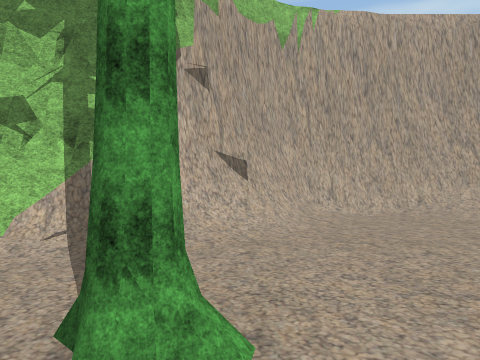
[1] (above)

21 first-person views from a walk through a 3-D level made in the Unity game engine. The camera is 1.5 m above the floor, looks level and sees 70° across. The floor is counted in squares, 2 m on a side. Each view is taken from the middle of a square. On the plan, view 1 faces up. The plan holds only what a view shows up to about 11 squares ahead; the rest is blank. The place goes on beyond the plan. The player character is not drawn. Some surface patterns are stand-ins.

[2]
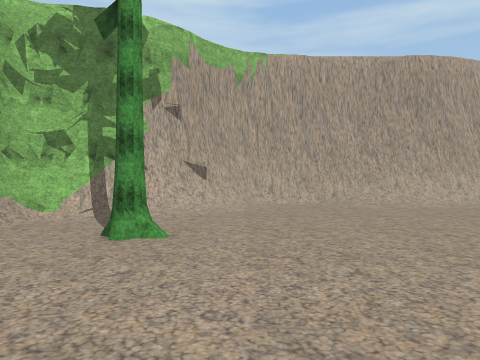

[3]
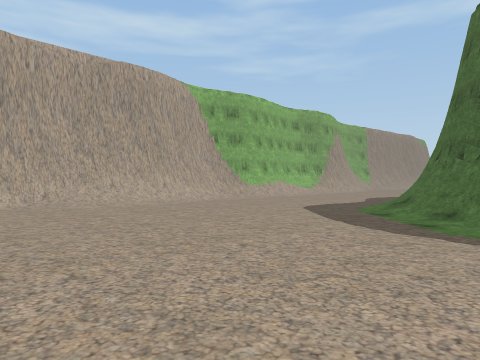

[4]
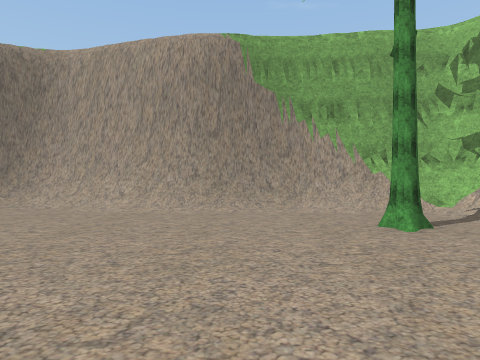

[5]
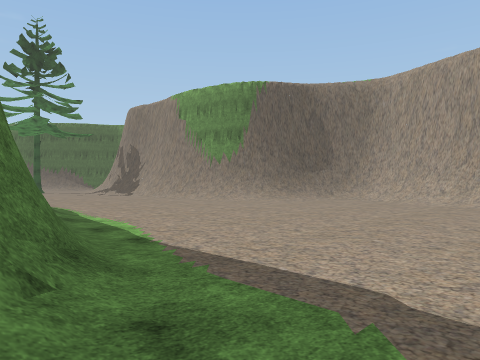

[6]
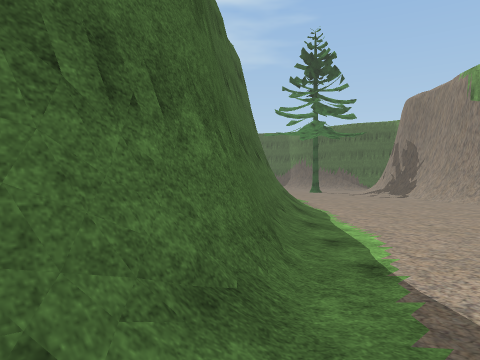

[7]
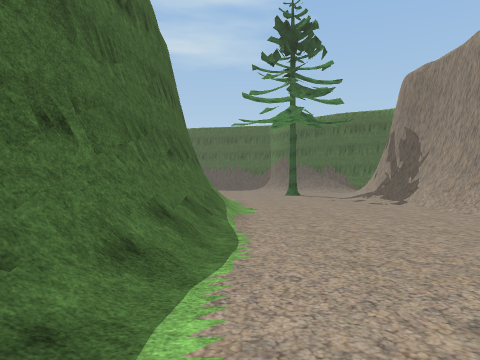

[8]
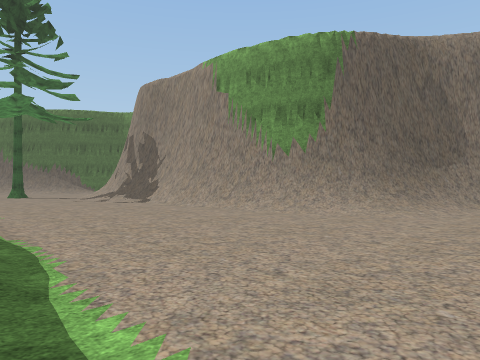

[9]
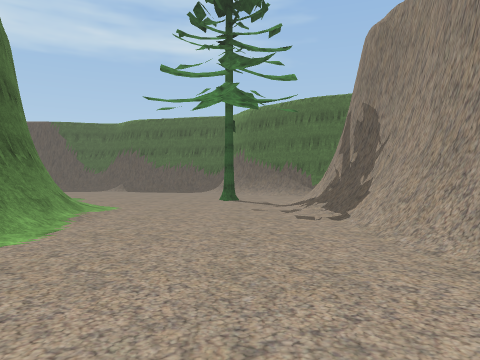

[10]
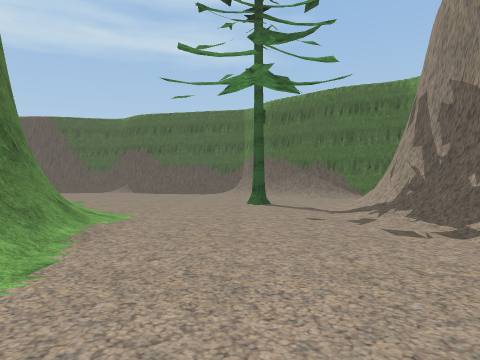

[11]
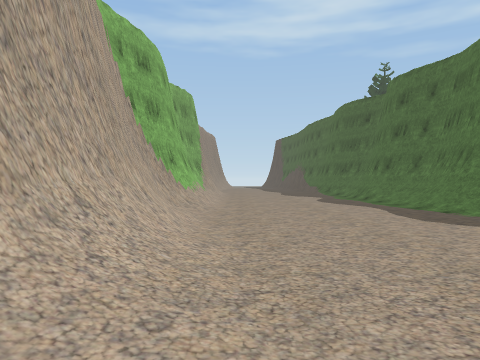

[12]
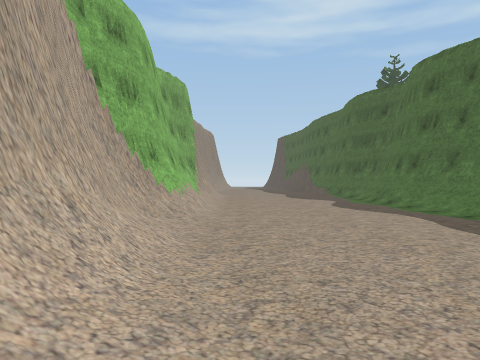

[13]
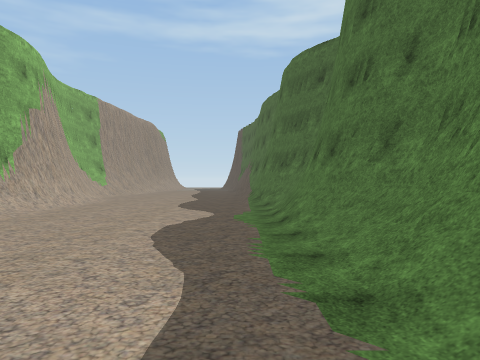

[14]
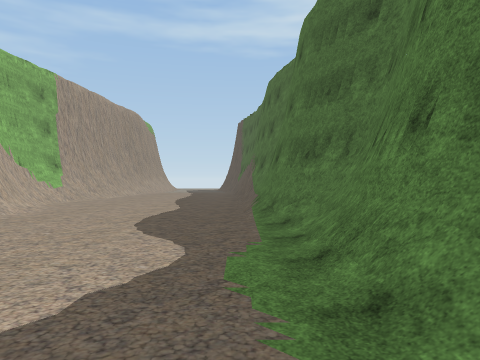

[15]
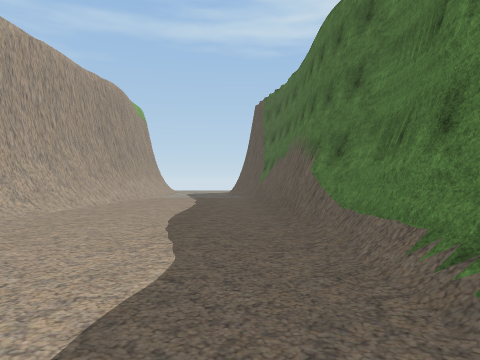

[16]
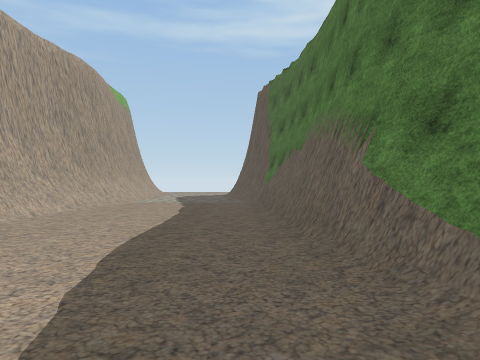

[17]
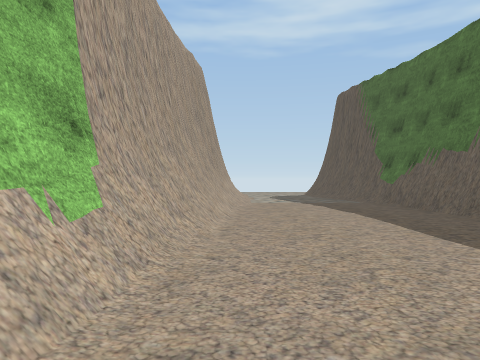

[18]
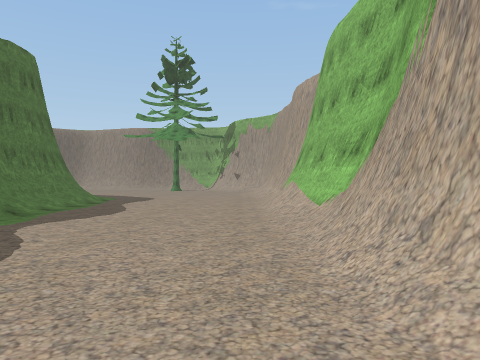

[19]
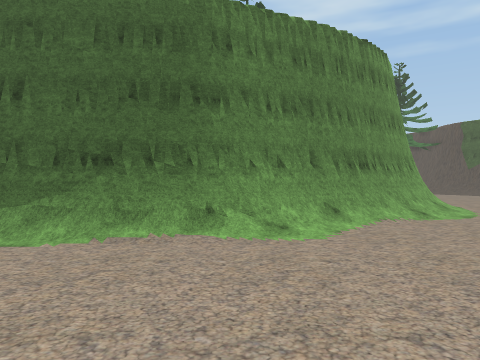

[20]
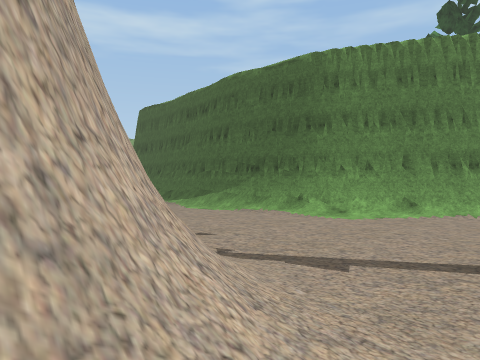

[21]
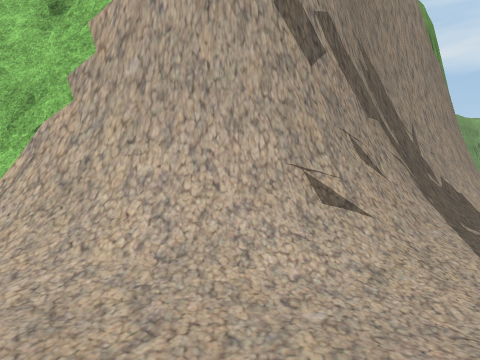

### Floor plan
Key: @ floor where view 1 was taken; # wall or solid block; . floor; / step, stairs or slope; = window, fence, low wall or low ledge; O other object.
Columns run from 5 left of view 1 to 34 right of it. Each row starts with its distance up from view 1.
  8        #################################
  7      ###///=//////=/////////.........///
  6     ###.../.............................
  5    ##/..................................
  4   ##/...................................
  3  ##.....................................
  2  #/.OO..................../////#########
  1  #/............///////##//#######
  0  #/..@........//###########
 -1  #/.........../##
 -2  #/........../##
 -3  #/........./##
 -4  #/.........##
 -5 ##..........#
 -6 #/..........#
 -7 #/........./#
 -8 ##//......./#
 -9  ##//....../#
-10   ##/......##
-11    ##...../#
-12     #/..../#
-13     #/..../#
-14     #/..../#
-15     ##..../#
-16     ##..../#
-17     #/..../##
-18     #/.....##
-19     ##...../##
-20     ##....../#
-21    ##/....../##
-22   ##//......./##
-23    //..O....../#

Where each view was taken, in squares from view 1:
view 1: 0 up, 0 right, facing up
view 2: 3 down, 1 right, facing up
view 3: 3 down, 1 right, facing up-right
view 4: 1 down, 5 right, facing left
view 5: 1 down, 8 right, facing down-left
view 6: 2 down, 7 right, facing down
view 7: 6 down, 5 right, facing down
view 8: 6 down, 6 right, facing down-left
view 9: 10 down, 2 right, facing down
view 10: 12 down, 3 right, facing down
view 11: 6 up, 3 right, facing right
view 12: 6 up, 5 right, facing right
view 13: 2 up, 10 right, facing right
view 14: 2 up, 14 right, facing right
view 15: 3 up, 20 right, facing right
view 16: 3 up, 23 right, facing right
view 17: 7 up, 23 right, facing right
view 18: 6 up, 23 right, facing left
view 19: 18 down, 0 right, facing right
view 20: 23 down, 2 left, facing up-right
view 21: 23 down, 1 right, facing up-left
